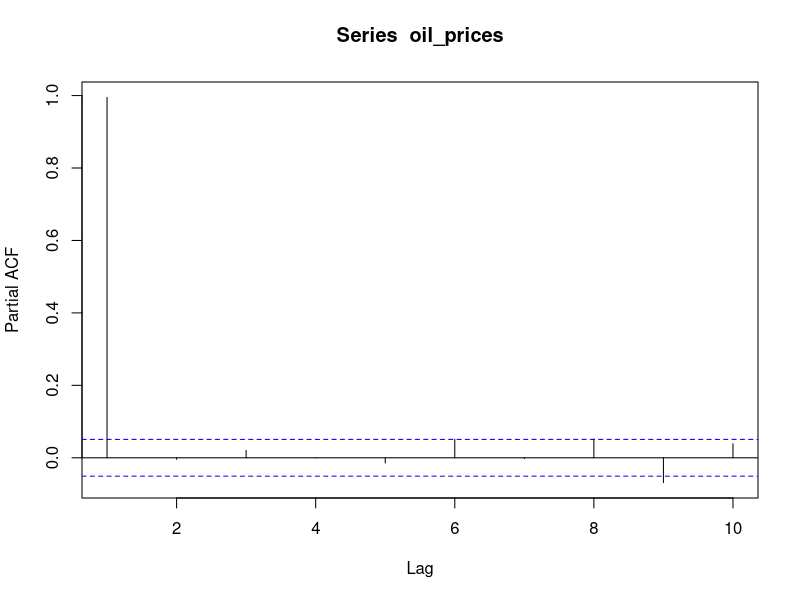
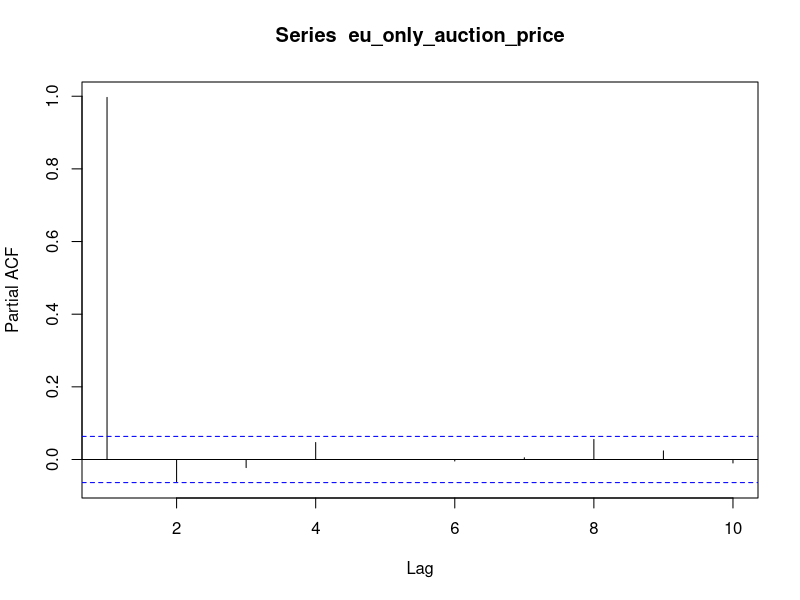
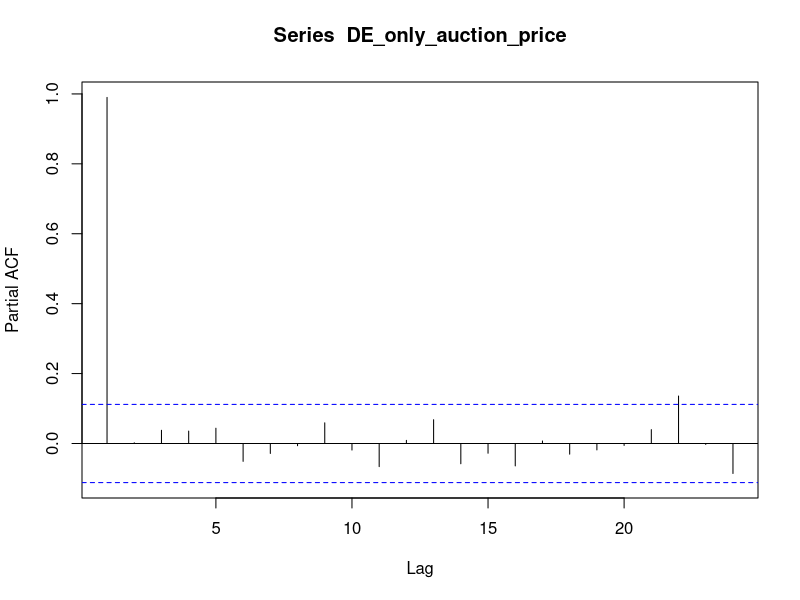
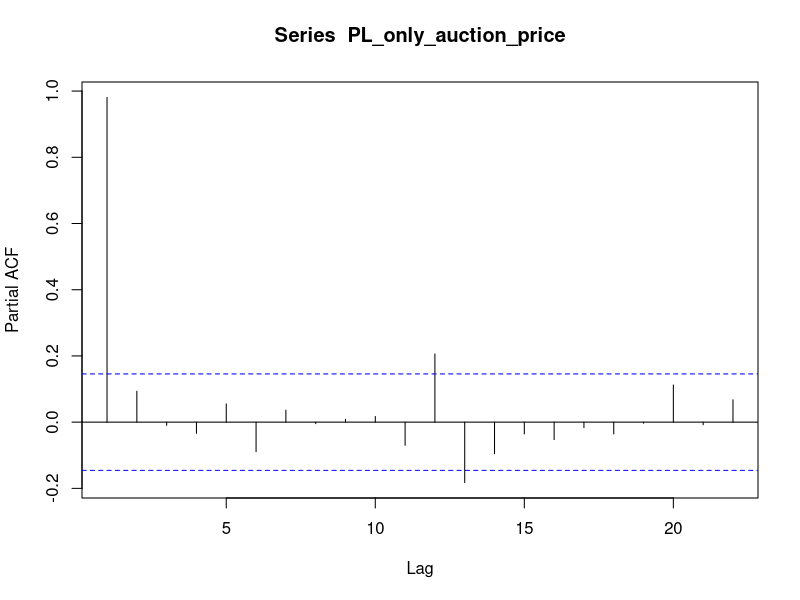
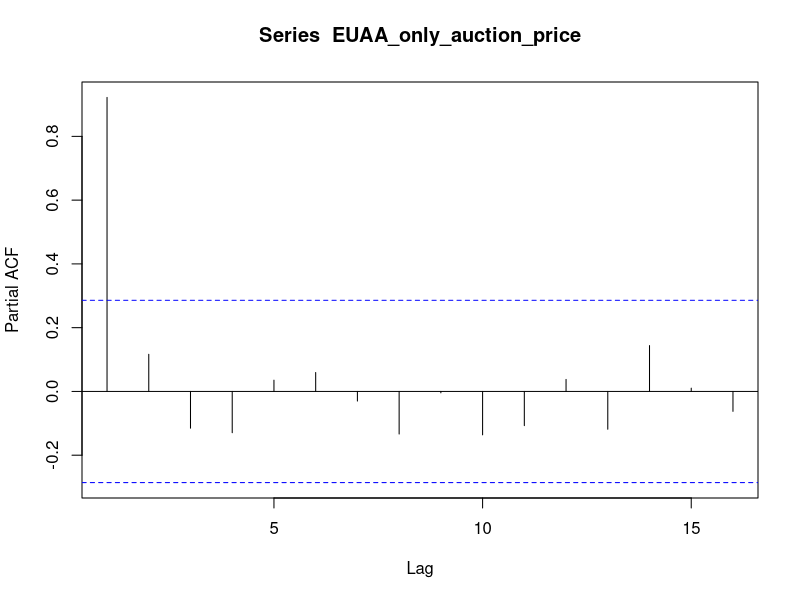
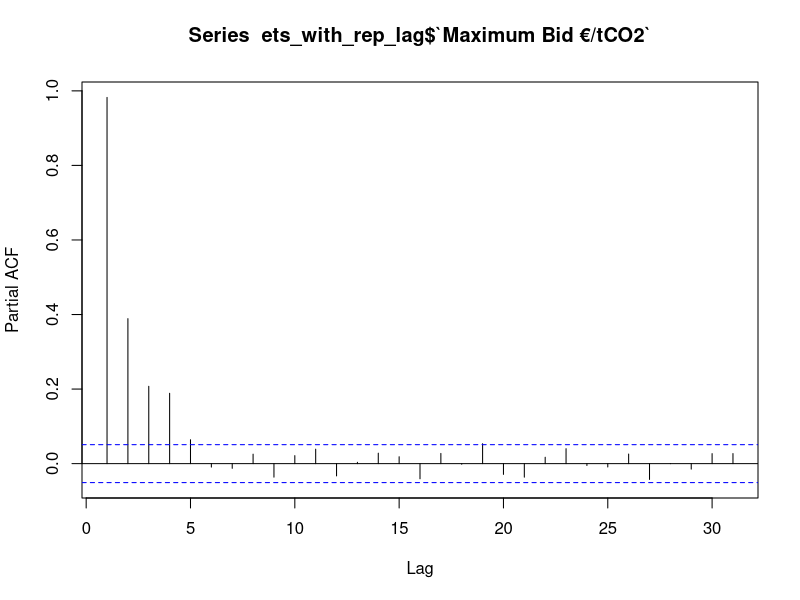
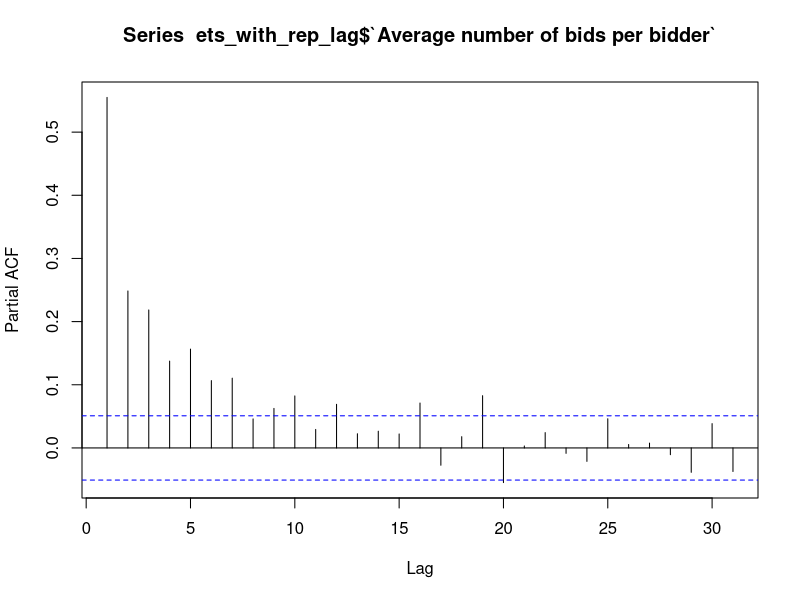
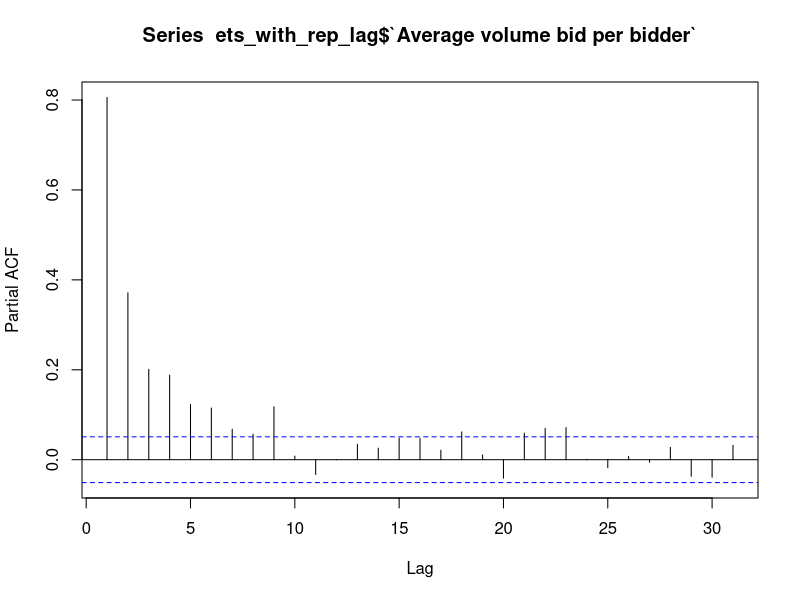

Generate these figures, in order, with R:
## ---- chunk 1
knitr::opts_chunk$set(echo = TRUE)
library(readxl)
library(tseries)
library(ggplot2)
library(tidyverse)
library(reshape2)
library(car)
library(lubridate)
library(lme4)

## ---- chunk 2
brent_crude_prices<- read_excel("brent_crude_prices.xlsx")
co2_emissions_data<-read.csv("co2_emission.csv")
ftse<- read.csv("FTSE 100 Historical Data.csv")
eu_ets_data<-read_excel("EU-ETS-data.xlsx")
## ---- chunk 3
eu_ets_data$Date<- as.Date(eu_ets_data$Date)
brent_crude_prices$Date<- as.Date(brent_crude_prices$Date)
ftse$Date<- mdy(ftse$Date)
ftse$Price<- as.numeric(str_replace(ftse$Price,",",""))
## ---- chunk 4
auction_and_oil<- merge(x=eu_ets_data,y=brent_crude_prices, 
                         by="Date", all.x=TRUE) 

auction_and_oil<-auction_and_oil |> filter(is.na(auction_and_oil$`Europe Brent Spot Price FOB (Dollars per Barrel)`)==FALSE)

oil_prices<- auction_and_oil$`Europe Brent Spot Price FOB (Dollars per Barrel)`
pacf(oil_prices, lag=10, pl=TRUE)

ets_stock_and_oil_data<- merge(x=auction_and_oil, y= ftse, by='Date', all.x=TRUE)
## ---- chunk 5
#First let's change auction name to just have EU, DE, PL or EUAA:

ets_stock_and_oil_data<- ets_stock_and_oil_data |> mutate(
                AuctionType = ifelse(str_detect(`Auction Name`, "EUAA")==TRUE,
                                                                        "EUAA",
                                                    str_sub(`Auction Name`,-2,)
), .after=`Auction Name`)
## ---- chunk 6
EU_only_auction<- ets_stock_and_oil_data |> filter(AuctionType=="EU") |> filter(
                                          is.na(`Auction Price €/tCO2`)==FALSE
)
eu_only_auction_price<-EU_only_auction$`Auction Price €/tCO2`

pacf(eu_only_auction_price, lag=10, pl=TRUE)

#Auction Price Lag
Auction_Price_lag<- EU_only_auction$`Auction Price €/tCO2`[1:length(EU_only_auction$`Auction Price €/tCO2`)-1]
Auction_Price_lag<- c(0,Auction_Price_lag)
EU_only_with_lag<- EU_only_auction |> mutate(
                                          Auction_Price_lag= Auction_Price_lag, .after=`Auction Price €/tCO2`
)

#Maximum bid lag
Max_bid_lag<- EU_only_auction$`Maximum Bid €/tCO2`[1:length(EU_only_auction$`Maximum Bid €/tCO2`)-1]
Max_bid_lag<- c(0,Max_bid_lag)
EU_only_with_lag<- EU_only_with_lag |> mutate(
                                          Max_bid_lag= Max_bid_lag, .after=`Maximum Bid €/tCO2`
)

#Avg bids per bidder lag
Avg_num_bids_per_bidder_lag<- EU_only_auction$`Average number of bids per bidder`[1:length(EU_only_auction$`Average number of bids per bidder`)-1]
Avg_num_bids_per_bidder_lag<- c(0,Avg_num_bids_per_bidder_lag)
EU_only_with_lag<- EU_only_with_lag |> mutate(
                                          Avg_num_bids_per_bidder_lag= Avg_num_bids_per_bidder_lag, .after=`Average number of bids per bidder`
)

#Avg vol per bidder
Avg_vol_per_bidder_lag<- EU_only_auction$`Average volume bid per bidder`[1:length(EU_only_auction$`Average volume bid per bidder`)-1]
Avg_vol_per_bidder_lag<- c(0,Avg_vol_per_bidder_lag)
EU_only_with_lag<- EU_only_with_lag |> mutate(
                                          Avg_vol_per_bidder_lag= Avg_vol_per_bidder_lag, .after=`Average volume bid per bidder`
)

#oil price lag
EU_only_with_lag<- EU_only_with_lag |> rename(
                        oil_price = `Europe Brent Spot Price FOB (Dollars per Barrel)`
)
oil_price_lag<- EU_only_with_lag$oil_price[1:length(EU_only_with_lag$oil_price)-1]
oil_price_lag<- c(0,oil_price_lag)
EU_only_with_lag<- EU_only_with_lag |> mutate(
                                          oil_price_lag= oil_price_lag, .after= oil_price
)

#ftse price lag:
EU_only_with_lag<- EU_only_with_lag |> rename(
                        ftse_price = Price
)
ftse_price_lag<- EU_only_with_lag$ftse_price[1:length(EU_only_with_lag$ftse_price)-1]
ftse_price_lag<- c(0,ftse_price_lag)
EU_only_with_lag<- EU_only_with_lag |> mutate(
                                          ftse_price_lag= ftse_price_lag, .after= ftse_price
)

#Auction Volume tCO2 lag:

Auction_vol_lag<- EU_only_auction$`Auction Volume tCO2`[1:length(EU_only_auction$`Auction Volume tCO2`)-1]
Auction_vol_lag<- c(0,Auction_vol_lag)
EU_only_with_lag<- EU_only_with_lag |> mutate(
                                          Auction_vol_lag= Auction_vol_lag, .after=`Auction Volume tCO2`
)
##

EU_only_auction_variables_fit<- glm(`Auction Price €/tCO2`~ Auction_Price_lag+ `Auction Volume tCO2`+ `Maximum Bid €/tCO2`,
                            family=gaussian, data=EU_only_with_lag)

durbinWatsonTest(EU_only_auction_variables_fit)
summary(EU_only_auction_variables_fit)

#DW of 1.27. Not terrible. How do we push this up to acceptable levels?


#EU_only_oil_fit<- glm(`Auction Price €/tCO2`~ lag+ `Auction Volume tCO2`+ `Maximum Bid €/tCO2`+
 #                                   oil_price,
  #                          family=gaussian, data=EU_only_with_lag)
#summary(EU_only_oil_fit)
#durbinWatsonTest(EU_only_oil_fit)


#So the difference in DW witha nd without oil prices isn't huge. Only 0.01 difference in the test statistic. 

## ---- chunk 7
DE_only_auction<-ets_stock_and_oil_data |> filter(AuctionType=="DE") |> filter(
                                          is.na(`Auction Price €/tCO2`)==FALSE
)
DE_only_auction_price<- DE_only_auction$`Auction Price €/tCO2`
pacf(DE_only_auction_price)


#Auction Price Lag
Auction_Price_lag<- DE_only_auction$`Auction Price €/tCO2`[1:length(DE_only_auction$`Auction Price €/tCO2`)-1]
Auction_Price_lag<- c(0,Auction_Price_lag)
DE_only_with_lag<- DE_only_auction |> mutate(
                                          Auction_Price_lag= Auction_Price_lag, .after=`Auction Price €/tCO2`
)

#Maximum bid lag
Max_bid_lag<- DE_only_auction$`Maximum Bid €/tCO2`[1:length(DE_only_auction$`Maximum Bid €/tCO2`)-1]
Max_bid_lag<- c(0,Max_bid_lag)
DE_only_with_lag<- DE_only_with_lag |> mutate(
                                          Max_bid_lag= Max_bid_lag, .after=`Maximum Bid €/tCO2`
)

#Avg bids per bidder lag
Avg_num_bids_per_bidder_lag<- DE_only_auction$`Average number of bids per bidder`[1:length(DE_only_auction$`Average number of bids per bidder`)-1]
Avg_num_bids_per_bidder_lag<- c(0,Avg_num_bids_per_bidder_lag)
DE_only_with_lag<- DE_only_with_lag |> mutate(
                                          Avg_num_bids_per_bidder_lag= Avg_num_bids_per_bidder_lag, .after=`Average number of bids per bidder`
)

#Avg vol per bidder
Avg_vol_per_bidder_lag<- DE_only_auction$`Average volume bid per bidder`[1:length(DE_only_auction$`Average volume bid per bidder`)-1]
Avg_vol_per_bidder_lag<- c(0,Avg_vol_per_bidder_lag)
DE_only_with_lag<- DE_only_with_lag |> mutate(
                                          Avg_vol_per_bidder_lag= Avg_vol_per_bidder_lag, .after=`Average volume bid per bidder`
)

#oil price lag
DE_only_with_lag<- DE_only_with_lag |> rename(
                        oil_price = `Europe Brent Spot Price FOB (Dollars per Barrel)`
)
oil_price_lag<- DE_only_with_lag$oil_price[1:length(DE_only_with_lag$oil_price)-1]
oil_price_lag<- c(0,oil_price_lag)
DE_only_with_lag<- DE_only_with_lag |> mutate(
                                          oil_price_lag= oil_price_lag, .after= oil_price
)

#ftse price lag:
DE_only_with_lag<- DE_only_with_lag |> rename(
                        ftse_price = Price
)
ftse_price_lag<- DE_only_with_lag$ftse_price[1:length(DE_only_with_lag$ftse_price)-1]
ftse_price_lag<- c(0,ftse_price_lag)
DE_only_with_lag<- DE_only_with_lag |> mutate(
                                          ftse_price_lag= ftse_price_lag, .after= ftse_price
)

#Auction Volume tCO2 lag:

Auction_vol_lag<- DE_only_auction$`Auction Volume tCO2`[1:length(DE_only_auction$`Auction Volume tCO2`)-1]
Auction_vol_lag<- c(0,Auction_vol_lag)
DE_only_with_lag<- DE_only_with_lag |> mutate(
                                          Auction_vol_lag= Auction_vol_lag, .after=`Auction Volume tCO2`
)

#DE_only_oil_fit<- glm(`Auction Price €/tCO2`~ lag+ `Auction Volume tCO2`+ `Maximum Bid €/tCO2`+
#                                    oil_price,
 #                           family=gaussian, data=DE_only_with_lag)
#summary(DE_only_oil_fit)
#durbinWatsonTest(DE_only_oil_fit)

#pacf(DE_only_with_lag$oil_price, lag=20, pl=TRUE)

## ---- chunk 8
PL_only_auction<-ets_stock_and_oil_data |> filter(AuctionType=="PL") |> filter(
                                          is.na(`Auction Price €/tCO2`)==FALSE
)
PL_only_auction_price<- PL_only_auction$`Auction Price €/tCO2`
pacf(PL_only_auction_price)


#Auction Price Lag
Auction_Price_lag<- PL_only_auction$`Auction Price €/tCO2`[1:length(PL_only_auction$`Auction Price €/tCO2`)-1]
Auction_Price_lag<- c(0,Auction_Price_lag)
PL_only_with_lag<- PL_only_auction |> mutate(
                                          Auction_Price_lag= Auction_Price_lag, .after=`Auction Price €/tCO2`
)

#Maximum bid lag
Max_bid_lag<- PL_only_auction$`Maximum Bid €/tCO2`[1:length(PL_only_auction$`Maximum Bid €/tCO2`)-1]
Max_bid_lag<- c(0,Max_bid_lag)
PL_only_with_lag<- PL_only_with_lag |> mutate(
                                          Max_bid_lag= Max_bid_lag, .after=`Maximum Bid €/tCO2`
)

#Avg bids per bidPLr lag
Avg_num_bids_per_bidder_lag<- PL_only_auction$`Average number of bids per bidder`[1:length(PL_only_auction$`Average number of bids per bidder`)-1]
Avg_num_bids_per_bidder_lag<- c(0,Avg_num_bids_per_bidder_lag)
PL_only_with_lag<- PL_only_with_lag |> mutate(
                                          Avg_num_bids_per_bidder_lag= Avg_num_bids_per_bidder_lag, .after=`Average number of bids per bidder`
)

#Avg vol per bidder
Avg_vol_per_bidder_lag<- PL_only_auction$`Average volume bid per bidder`[1:length(PL_only_auction$`Average volume bid per bidder`)-1]
Avg_vol_per_bidder_lag<- c(0,Avg_vol_per_bidder_lag)
PL_only_with_lag<- PL_only_with_lag |> mutate(
                                          Avg_vol_per_bidder_lag= Avg_vol_per_bidder_lag, .after=`Average volume bid per bidder`
)

#oil price lag
PL_only_with_lag<- PL_only_with_lag |> rename(
                        oil_price = `Europe Brent Spot Price FOB (Dollars per Barrel)`
)
oil_price_lag<- PL_only_with_lag$oil_price[1:length(PL_only_with_lag$oil_price)-1]
oil_price_lag<- c(0,oil_price_lag)
PL_only_with_lag<- PL_only_with_lag |> mutate(
                                          oil_price_lag= oil_price_lag, .after= oil_price
)

#ftse price lag:
PL_only_with_lag<- PL_only_with_lag |> rename(
                        ftse_price = Price
)
ftse_price_lag<- PL_only_with_lag$ftse_price[1:length(PL_only_with_lag$ftse_price)-1]
ftse_price_lag<- c(0,ftse_price_lag)
PL_only_with_lag<- PL_only_with_lag |> mutate(
                                          ftse_price_lag= ftse_price_lag, .after= ftse_price
)

#Auction Volume tCO2 lag:

Auction_vol_lag<- PL_only_auction$`Auction Volume tCO2`[1:length(PL_only_auction$`Auction Volume tCO2`)-1]
Auction_vol_lag<- c(0,Auction_vol_lag)
PL_only_with_lag<- PL_only_with_lag |> mutate(
                                          Auction_vol_lag= Auction_vol_lag, .after=`Auction Volume tCO2`
)

#PL_only_oil_fit<- glm(`Auction Price €/tCO2`~ lag+ `Auction Volume tCO2`+ `Maximum Bid €/tCO2`+
 #                                   oil_price,
  #                          family=gaussian, data=PL_only_with_lag)
#summary(PL_only_oil_fit)
#durbinWatsonTest(PL_only_oil_fit)

#pacf(PL_only_with_lag$oil_price, lag=20, pl=TRUE)

#So for Poland, I don't need to worry about autocorrelation at all
## ---- chunk 9
EUAA_only_auction<-ets_stock_and_oil_data |> filter(AuctionType=="EUAA") |> filter(
                                          is.na(`Auction Price €/tCO2`)==FALSE
)
EUAA_only_auction_price<- EUAA_only_auction$`Auction Price €/tCO2`
pacf(EUAA_only_auction_price)


#Auction Price Lag
Auction_Price_lag<- EUAA_only_auction$`Auction Price €/tCO2`[1:length(EUAA_only_auction$`Auction Price €/tCO2`)-1]
Auction_Price_lag<- c(0,Auction_Price_lag)
EUAA_only_with_lag<- EUAA_only_auction |> mutate(
                                          Auction_Price_lag= Auction_Price_lag, .after=`Auction Price €/tCO2`
)

#Maximum bid lag
Max_bid_lag<- EUAA_only_auction$`Maximum Bid €/tCO2`[1:length(EUAA_only_auction$`Maximum Bid €/tCO2`)-1]
Max_bid_lag<- c(0,Max_bid_lag)
EUAA_only_with_lag<- EUAA_only_with_lag |> mutate(
                                          Max_bid_lag= Max_bid_lag, .after=`Maximum Bid €/tCO2`
)

#Avg bids per bidPLr lag
Avg_num_bids_per_bidder_lag<- EUAA_only_auction$`Average number of bids per bidder`[1:length(EUAA_only_auction$`Average number of bids per bidder`)-1]
Avg_num_bids_per_bidder_lag<- c(0,Avg_num_bids_per_bidder_lag)
EUAA_only_with_lag<- EUAA_only_with_lag |> mutate(
                                          Avg_num_bids_per_bidder_lag= Avg_num_bids_per_bidder_lag, .after=`Average number of bids per bidder`
)

#Avg vol per bidder
Avg_vol_per_bidder_lag<- EUAA_only_auction$`Average volume bid per bidder`[1:length(EUAA_only_auction$`Average volume bid per bidder`)-1]
Avg_vol_per_bidder_lag<- c(0,Avg_vol_per_bidder_lag)
EUAA_only_with_lag<- EUAA_only_with_lag |> mutate(
                                          Avg_vol_per_bidder_lag= Avg_vol_per_bidder_lag, .after=`Average volume bid per bidder`
)

#oil price lag
EUAA_only_with_lag<- EUAA_only_with_lag |> rename(
                        oil_price = `Europe Brent Spot Price FOB (Dollars per Barrel)`
)
oil_price_lag<- EUAA_only_with_lag$oil_price[1:length(EUAA_only_with_lag$oil_price)-1]
oil_price_lag<- c(0,oil_price_lag)
EUAA_only_with_lag<- EUAA_only_with_lag |> mutate(
                                          oil_price_lag= oil_price_lag, .after= oil_price
)

#ftse price lag:
EUAA_only_with_lag<- EUAA_only_with_lag |> rename(
                        ftse_price = Price
)
ftse_price_lag<- EUAA_only_with_lag$ftse_price[1:length(EUAA_only_with_lag$ftse_price)-1]
ftse_price_lag<- c(0,ftse_price_lag)
EUAA_only_with_lag<- EUAA_only_with_lag |> mutate(
                                          ftse_price_lag= ftse_price_lag, .after= ftse_price
)

#Auction Volume tCO2 lag:

Auction_vol_lag<- EUAA_only_auction$`Auction Volume tCO2`[1:length(EUAA_only_auction$`Auction Volume tCO2`)-1]
Auction_vol_lag<- c(0,Auction_vol_lag)
EUAA_only_with_lag<- EUAA_only_with_lag |> mutate(
                                          Auction_vol_lag= Auction_vol_lag, .after=`Auction Volume tCO2`
)
## ---- chunk 10

#Merging, beginning with EU lag
EU_lag<- EU_only_with_lag |> select('Date',
                                    'AuctionType', 
                                    'Auction_Price_lag',
                                    'Max_bid_lag',
                                    'Avg_num_bids_per_bidder_lag',
                                    'Avg_vol_per_bidder_lag',
                                    'Auction_vol_lag',
                                    'oil_price_lag',
                                    'ftse_price_lag'
                                    )
ets_EU_only_lag<- merge(x=ets_stock_and_oil_data, y= EU_lag, by=c('Date', 'AuctionType'), all.x=TRUE)
ets_EU_only_lag<- ets_EU_only_lag |> select(-c(Open:Change..))


lagColnamesVec<- c('Auction_Price_lag',
                                    'Max_bid_lag',
                                    'Avg_num_bids_per_bidder_lag',
                                    'Avg_vol_per_bidder_lag',
                                    'Auction_vol_lag',
                                    'oil_price_lag',
                                    'ftse_price_lag')

#DE lag:
DE_lag<- DE_only_with_lag |> select('Date',
                                    'AuctionType', 
                                    'Auction_Price_lag',
                                    'Max_bid_lag',
                                    'Avg_num_bids_per_bidder_lag',
                                    'Avg_vol_per_bidder_lag',
                                    'Auction_vol_lag',
                                    'oil_price_lag',
                                    'ftse_price_lag'
                                    )
ets_EU_DE_with_lag<- merge(x=ets_EU_only_lag, y=DE_lag, by=c('Date', 'AuctionType'), all.x=TRUE)


for(name in lagColnamesVec){
  x=paste0(name,".x")
  y=paste0(name,".y")
  ets_EU_DE_with_lag[,x]<-ifelse(is.na(ets_EU_DE_with_lag[,x]), 
                                  ets_EU_DE_with_lag[,y],
                                  ets_EU_DE_with_lag[,x])
}


ets_EU_DE_with_lag<- ets_EU_DE_with_lag |> rename(
                                    'Auction_Price_lag'= 'Auction_Price_lag.x',
                                    'Max_bid_lag'= 'Max_bid_lag.x',
                                    'Avg_num_bids_per_bidder_lag'='Avg_num_bids_per_bidder_lag.x',
                                    'Avg_vol_per_bidder_lag'='Avg_vol_per_bidder_lag.x',
                                    'Auction_vol_lag'= 'Auction_vol_lag.x',
                                    'oil_price_lag'= 'oil_price_lag.x',
                                    'ftse_price_lag'='ftse_price_lag.x'
                                    ) |> select(-c('Auction_Price_lag.y',
                                    'Max_bid_lag.y',
                                    'Avg_num_bids_per_bidder_lag.y',
                                    'Avg_vol_per_bidder_lag.y',
                                    'Auction_vol_lag.y',
                                    'oil_price_lag.y',
                                    'ftse_price_lag.y'))

#PL lag:
PL_lag<- PL_only_with_lag |> select('Date',
                                    'AuctionType', 
                                    'Auction_Price_lag',
                                    'Max_bid_lag',
                                    'Avg_num_bids_per_bidder_lag',
                                    'Avg_vol_per_bidder_lag',
                                    'Auction_vol_lag',
                                    'oil_price_lag',
                                    'ftse_price_lag'
                                    )
ets_EU_DE_PL_with_lag<- merge(x=ets_EU_DE_with_lag, 
                              y= PL_lag, by = c('Date', 'AuctionType'),
                              all.x=TRUE)

for(name in lagColnamesVec){
  x=paste0(name,".x")
  y=paste0(name,".y")
  ets_EU_DE_PL_with_lag[,x]<-ifelse(is.na(ets_EU_DE_PL_with_lag[,x]), 
                                  ets_EU_DE_PL_with_lag[,y],
                                  ets_EU_DE_PL_with_lag[,x])
}

ets_EU_DE_PL_with_lag<- ets_EU_DE_PL_with_lag |> rename(
                                    'Auction_Price_lag'= 'Auction_Price_lag.x',
                                    'Max_bid_lag'= 'Max_bid_lag.x',
                                    'Avg_num_bids_per_bidder_lag'='Avg_num_bids_per_bidder_lag.x',
                                    'Avg_vol_per_bidder_lag'='Avg_vol_per_bidder_lag.x',
                                    'Auction_vol_lag'= 'Auction_vol_lag.x',
                                    'oil_price_lag'= 'oil_price_lag.x',
                                    'ftse_price_lag'='ftse_price_lag.x'
                                    ) |> select(-c('Auction_Price_lag.y',
                                    'Max_bid_lag.y',
                                    'Avg_num_bids_per_bidder_lag.y',
                                    'Avg_vol_per_bidder_lag.y',
                                    'Auction_vol_lag.y',
                                    'oil_price_lag.y',
                                    'ftse_price_lag.y'))



#Adding EUAA lag:

EUAA_lag<- EUAA_only_with_lag |> select('Date',
                                    'AuctionType', 
                                    'Auction_Price_lag',
                                    'Max_bid_lag',
                                    'Avg_num_bids_per_bidder_lag',
                                    'Avg_vol_per_bidder_lag',
                                    'Auction_vol_lag',
                                    'oil_price_lag',
                                    'ftse_price_lag'
                                    )

ets_representative_lag<- merge(x=ets_EU_DE_PL_with_lag,
                               y=EUAA_lag, by = c('Date', 'AuctionType'),
                               all.x=TRUE)

for(name in lagColnamesVec){
  x=paste0(name,".x")
  y=paste0(name,".y")
  ets_representative_lag[,x]<-ifelse(is.na(ets_representative_lag[,x]), 
                                  ets_representative_lag[,y],
                                  ets_representative_lag[,x])
}

ets_representative_lag<- ets_representative_lag |> rename(
                                    'Auction_Price_lag'= 'Auction_Price_lag.x',
                                    'Max_bid_lag'= 'Max_bid_lag.x',
                                    'Avg_num_bids_per_bidder_lag'='Avg_num_bids_per_bidder_lag.x',
                                    'Avg_vol_per_bidder_lag'='Avg_vol_per_bidder_lag.x',
                                    'Auction_vol_lag'= 'Auction_vol_lag.x',
                                    'oil_price_lag'= 'oil_price_lag.x',
                                    'ftse_price_lag'='ftse_price_lag.x'
                                    ) |> select(-c('Auction_Price_lag.y',
                                    'Max_bid_lag.y',
                                    'Avg_num_bids_per_bidder_lag.y',
                                    'Avg_vol_per_bidder_lag.y',
                                    'Auction_vol_lag.y',
                                    'oil_price_lag.y',
                                    'ftse_price_lag.y'))

## ---- chunk 11
ets_with_rep_lag<- na.omit(ets_representative_lag)
pacf(ets_with_rep_lag$`Maximum Bid €/tCO2`)
pacf(ets_with_rep_lag$`Average number of bids per bidder`)
pacf(ets_with_rep_lag$`Average volume bid per bidder`)
pacf(ets_with_rep_lag$oil_price)
pacf(ets_with_rep_lag$ftse_price)
pacf(ets_with_rep_lag$`Total Amount of Bids`)
pacf(ets_with_rep_lag$`Auction Volume tCO2`)
pacf(ets_with_rep_lag$`Auction Price €/tCO2`)
## ---- chunk 12
#Lags have been created above. So let's run a first differences procedure.

#Starting by transforming the variables:

ets_first_diff<- ets_representative_lag |> rename(
                  oil_price= `Europe Brent Spot Price FOB (Dollars per Barrel)`,
                  ftse_price = Price
)

ets_modeling_data<- ets_first_diff

ets_first_diff<-ets_first_diff |> mutate(
                  Auction_Price_fd = `Auction Price €/tCO2`- Auction_Price_lag,
                  Max_bid_fd = `Maximum Bid €/tCO2` - Max_bid_lag,
                  Avg_bids_fd= `Average number of bids per bidder` - Avg_num_bids_per_bidder_lag,
                  Avg_vol_fd= `Average volume bid per bidder`- Avg_vol_per_bidder_lag,
                  Auction_vol_fd = `Auction Volume tCO2`- Auction_vol_lag,
                  oil_price_fd = oil_price - oil_price_lag,
                  ftse_price_fd = ftse_price -ftse_price_lag
) |> select (
            Auction_Price_fd,
            Max_bid_fd,
            Avg_bids_fd,
            Avg_vol_fd,
            Auction_vol_fd,
            oil_price_fd,
            ftse_price_fd
)


#Lets calculate a fit without lag and examine residuals:
fit_no_lag<- glm(`Auction Price €/tCO2` ~ `Maximum Bid €/tCO2`+
                                          `Average number of bids per bidder`+
                                          `Average volume bid per bidder`+
                                          `Auction Volume tCO2`+
                                            oil_price+ ftse_price, 
                 family=gaussian, data=ets_modeling_data)

res<- resid(fit_no_lag)
pacf(res,lag=10, pl=TRUE)


lag_transformed_fit<- glm(Auction_Price_fd ~ Max_bid_fd+Avg_bids_fd+Avg_vol_fd+
                            Auction_vol_fd+oil_price_fd+ftse_price_fd, 
                          family=gaussian(), data=ets_first_diff)

summary(lag_transformed_fit)

durbinWatsonTest(lag_transformed_fit)

#So this works, DW statistic is within good bounds. Now we need to run the regression without intercept, find the sample mean for each statistic and calculate the new fitted model. 

#Other models we use can run one of the other procedures to deal with time series correlations

## ---- chunk 13
ets_EU_only<- ets_modeling_data |> filter(AuctionType=="EU")

#Let's start with a no lag fit, even though the DW for this is going to be terrible:

EU_fit_no_lag<- glm(`Auction Price €/tCO2` ~ `Maximum Bid €/tCO2`+
                                          `Average number of bids per bidder`+
                                          `Average volume bid per bidder`+
                                          `Auction Volume tCO2`+
                                            oil_price+ ftse_price, 
                 family=gaussian, data=ets_EU_only)

summary(EU_fit_no_lag)
durbinWatsonTest(EU_fit_no_lag)
res<- resid(fit_no_lag)
pacf(res,lag=10, pl=TRUE)

#As expected. Let's run it with the lag:


EU_ets_first_diff<- ets_EU_only|> mutate(
                  Auction_Price_fd = `Auction Price €/tCO2`- Auction_Price_lag,
                  Max_bid_fd = `Maximum Bid €/tCO2` - Max_bid_lag,
                  Avg_bids_fd= `Average number of bids per bidder` - Avg_num_bids_per_bidder_lag,
                  Avg_vol_fd= `Average volume bid per bidder`- Avg_vol_per_bidder_lag,
                  Auction_vol_fd = `Auction Volume tCO2`- Auction_vol_lag,
                  oil_price_fd = oil_price - oil_price_lag,
                  ftse_price_fd = ftse_price -ftse_price_lag
) |> select (
            Auction_Price_fd,
            Max_bid_fd,
            Avg_bids_fd,
            Avg_vol_fd,
            Auction_vol_fd,
            oil_price_fd,
            ftse_price_fd
)
EU_lag_transformed_fit<- glm(Auction_Price_fd ~ Max_bid_fd+Avg_bids_fd+Avg_vol_fd+
                            Auction_vol_fd+oil_price_fd+ftse_price_fd, 
                          family=gaussian(), data=EU_ets_first_diff)

summary(EU_lag_transformed_fit)

durbinWatsonTest(EU_lag_transformed_fit)

#Note, this isn't the final model, we still need to fit a no intercept model and then adjust the intercept with the means for each data thing. Lets check residuals anyway

res<- resid(EU_lag_transformed_fit)
plot(fitted(EU_lag_transformed_fit), res)

